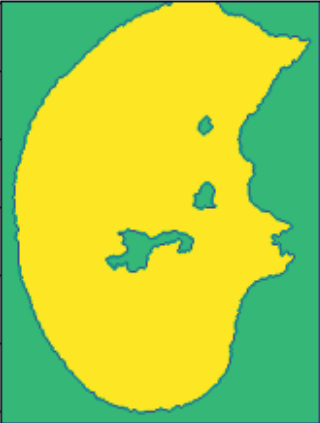
#> input picture Exposicion/Codigo/resultadoWatershed.png, 320 x 423 px
$ python binarization.py
#> lines starting #> are read from the running program, lines starting #| are printed output that depends on the picture; after the words box and inside, x2 and y2 are one past the last pixel; in counts of white or black regions, pixels touching at a corner belong together
import cv2
import numpy as np
from matplotlib import pyplot as plt

#pc es la imagen
gray = cv2.imread('resultadoWatershed.png', cv2.IMREAD_GRAYSCALE)
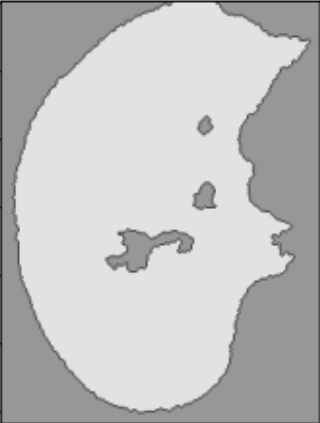
#> gray: shape (423, 320); min 0, max 226, mean 191.5


#100 es el valor utilizado
t, dst = cv2.threshold(gray, 160, 255, cv2.THRESH_BINARY)
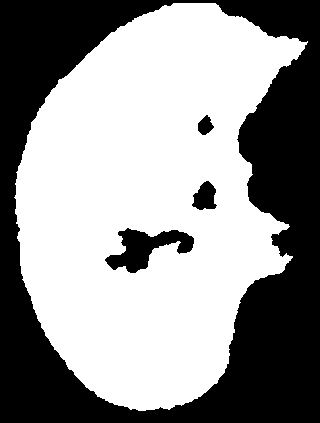
#> dst: shape (423, 320); 58.2% white; 4 black regions, box (x1, y1, x2, y2) and area: (0, 0, 320, 423) 53961, (105, 228, 194, 273) 1892, (192, 181, 217, 210) 489, (198, 115, 214, 135) 206
#exporta el resultado de la binarizacion
#cv2.imwrite('export.jpg', dst)
cv2.imshow('export.jpg', dst)
#imgplot = plt.imshow(dst)

cv2.waitKey(0)
